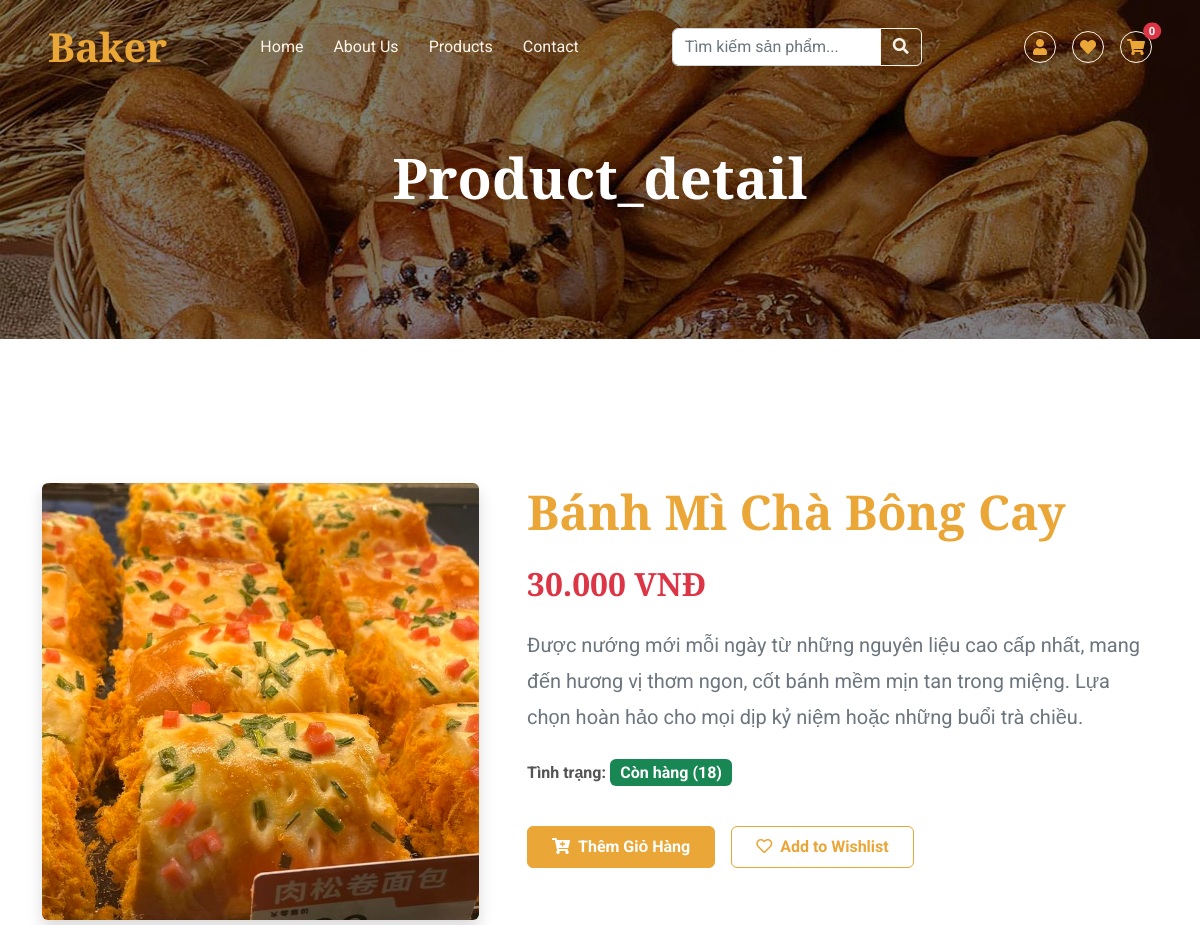
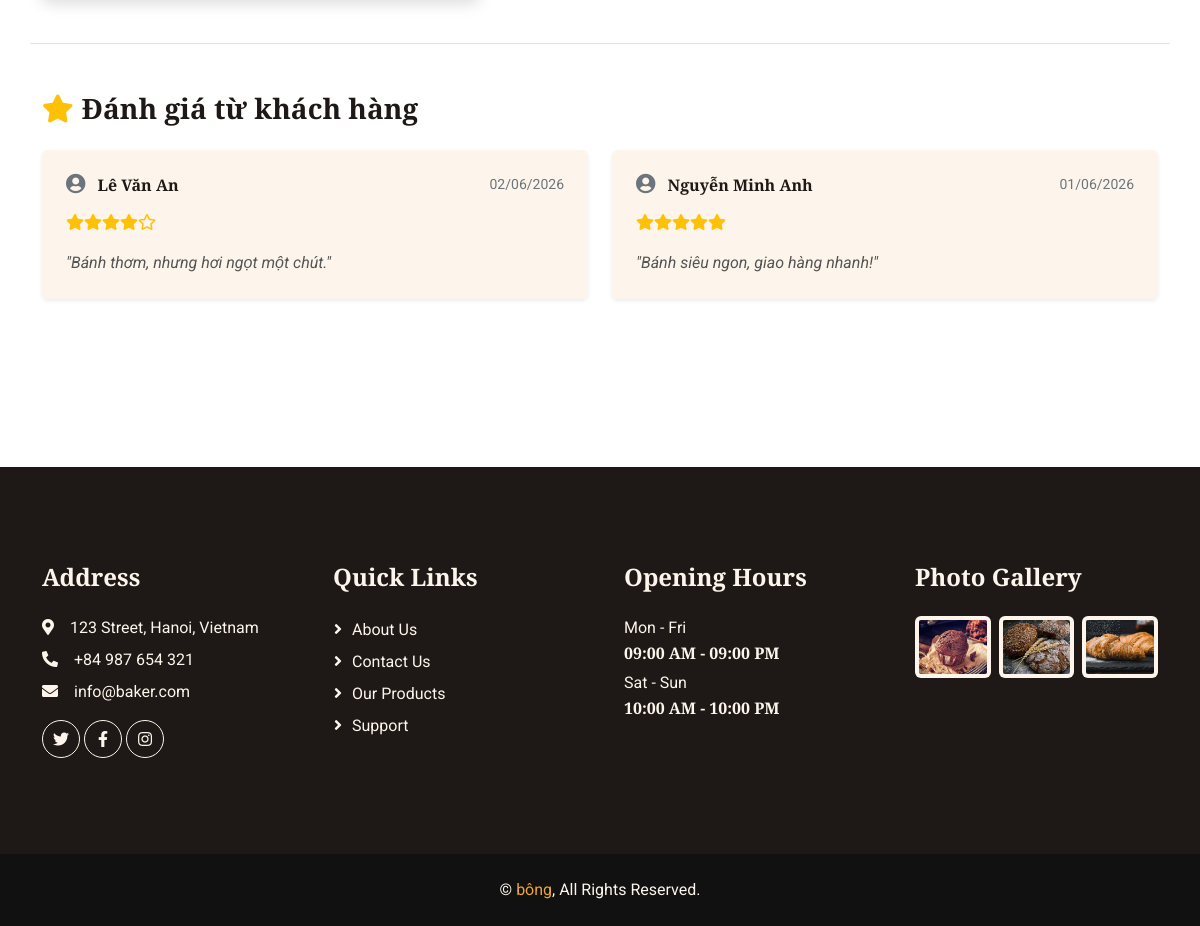
Page /index.php?page=product_detail&id=20 on the committed database (2 pictures, top to bottom).
### tables this page shows
CREATE TABLE `products` (
  `product_id` int(11) NOT NULL,
  `category_id` int(11) DEFAULT NULL,
  `product_name` varchar(255) NOT NULL,
  `price` decimal(10,2) UNSIGNED NOT NULL,
  `description` text DEFAULT NULL,
  `stock_quantity` int(10) UNSIGNED NOT NULL DEFAULT 0,
  `image` varchar(255) NOT NULL,
  `status` tinyint(1) DEFAULT 1
);

CREATE TABLE `reviews` (
  `review_id` int(11) NOT NULL,
  `account_id` int(11) NOT NULL,
  `product_id` int(11) NOT NULL,
  `order_id` int(11) NOT NULL,
  `rating` int(11) NOT NULL CHECK (`rating` >= 1 and `rating` <= 5),
  `comment` text DEFAULT NULL,
  `created_at` timestamp NOT NULL DEFAULT current_timestamp(),
  `status` int(11) DEFAULT 1
);

CREATE TABLE `customers` (
  `customer_id` int(11) NOT NULL,
  `full_name` varchar(100) NOT NULL,
  `address` text DEFAULT NULL,
  `phone_number` varchar(15) DEFAULT NULL,
  `email` varchar(100) DEFAULT NULL
);

### views/product_detail.php (the view, shortened to what this page needs)
<?php
$db = Database::getInstance();
$id = isset($_GET['id']) ? (int)$_GET['id'] : 0;
$query = mysqli_query($db, "SELECT * FROM products WHERE product_id = '$id'");
$product = mysqli_fetch_assoc($query);
$p_name = $product['product_name'] ?? 'Bánh ngon';
$p_price = $product['price'] ?? 0;
$p_img = $product['image'] ?? 'default.jpg';
$p_stock = $product['stock_quantity'] ?? 0;
$p_desc = $product['description'] ?? 'Chưa có mô tả chi tiết cho sản phẩm này.';
$is_favorite = false;
$heart_icon = $is_favorite ? 'fas fa-heart' : 'far fa-heart';
$btn_text = $is_favorite ? 'Favorited' : 'Add to Wishlist';
$sql_reviews = "SELECT r.*, c.full_name
                FROM reviews r
                JOIN customers c ON r.account_id = c.customer_id
                WHERE r.product_id = '$id' AND r.status = 1
                ORDER BY r.created_at DESC";
$reviews_list = mysqli_query($db, $sql_reviews);
include 'header.php';
?>
<div class="container-xxl py-5">
    <div class="container">
        <div class="row g-5">
            <div class="col-lg-5 wow fadeIn" data-wow-delay="0.1s">
                <img class="img-fluid rounded shadow" src="assets/img/<?php echo $p_img; ?>" alt="<?php echo $p_name; ?>" style="width: 100%; object-fit: cover; aspect-ratio: 1/1;" onerror="this.onerror=null; this.src='https://placehold.co/500x500?text=No+Image';">
            </div>
            <div class="col-lg-7 wow fadeIn" data-wow-delay="0.5s">
                <h1 class="display-5 mb-4 text-primary"><?php echo $p_name; ?></h1>
                <h2 class="text-danger mb-4"><?php echo number_format($p_price, 0, ',', '.'); ?> VNĐ</h2>
                <p class="mb-4 fs-5 text-muted" style="line-height: 1.8;">
                    <?php echo nl2br($p_desc); ?>
                </p>
                <p class="mb-4"><strong>Tình trạng:</strong>
                    <?php if ($p_stock > 0): ?>
                        <span class="badge bg-success fs-6">Còn hàng (<?php echo $p_stock; ?>)</span>
                    <?php else: ?>
                        <span class="badge bg-danger fs-6">Hết hàng</span>
                    <?php endif; ?>
                </p>
                <div class="d-flex align-items-center mb-4 pt-3">
                    <div class="d-flex me-3">
                        <button type="button" class="btn btn-primary py-2 px-4 fw-bold" onclick="addToCart(event, <?php echo $id; ?>)" <?php echo ($p_stock <= 0) ? 'disabled' : ''; ?>>
                            <i class="fa fa-cart-plus me-2"></i>Thêm Giỏ Hàng
                        </button>
                    </div>
                    <a href="javascript:void(0);" onclick="toggleFavorite(event, <?php echo $id; ?>, this)" class="btn btn-outline-primary py-2 px-4 fw-bold">
                        <i class="<?php echo $heart_icon; ?> me-2"></i><span class="fav-text"><?php echo $btn_text; ?></span>
                    </a>
                </div>
            </div>
        </div>
        <div class="row mt-5 pt-5 border-top wow fadeInUp" data-wow-delay="0.1s">
            <div class="col-12">
                <h3 class="fw-bold mb-4 text-dark"><i class="fas fa-star me-2 text-warning"></i>Đánh giá từ khách hàng</h3>
                <?php if ($reviews_list && mysqli_num_rows($reviews_list) > 0): ?>
                    <div class="row">
                        <?php while ($rev = mysqli_fetch_assoc($reviews_list)): ?>
                            <div class="col-md-6 mb-4">
                                <div class="card border-0 shadow-sm rounded-3 h-100 bg-light">
                                    <div class="card-body p-4">
                                        <div class="d-flex justify-content-between align-items-center mb-3">
                                            <h6 class="fw-bold text-dark mb-0">
                                                <i class="fas fa-user-circle text-muted me-2 fs-5"></i>
                                                <?php echo htmlspecialchars($rev['full_name']); ?>
                                            </h6>
                                            <small class="text-muted">
                                                <?php echo date('d/m/Y', strtotime($rev['created_at'])); ?>
                                            </small>
                                        </div>
                                        <div class="text-warning mb-3" style="font-size: 1rem;">
                                            <?php
                                            $rating = (int)$rev['rating'];
                                            for ($i = 1; $i <= 5; $i++) {
                                                if ($i <= $rating) {
                                                    echo '<i class="fas fa-star"></i>';
                                                } else {
                                                    echo '<i class="far fa-star"></i>';
                                                }
                                            }
                                            ?>
                                        </div>
                                        <p class="mb-0 text-secondary" style="font-style: italic;">
                                            "<?php echo nl2br(htmlspecialchars($rev['comment'])); ?>"
                                        </p>
                                    </div>
                                </div>
                            </div>
                        <?php endwhile; ?>
                    </div>
                <?php endif; ?>
            </div>
        </div>
        </div>
</div>
<?php include 'footer.php'; ?>

### assets/css/style.css (style rules this page uses)
:root { --primary: #EAA636; --secondary: #545454; --light: #FDF5EB; --dark: #1E1916; }
h4, h5, h6, .h4, .h5, .h6 { font-weight: 600 !important; }
.btn { font-weight: 500; transition: .5s; }
.btn.btn-primary { color: #FFFFFF; }

### rows in the picture
products: image (picture), product_name "Bánh Mì Chà Bông Cay", price "30.000", description "Được nướng mới mỗi ngày từ những nguyên liệu cao cấp nhất, mang đến hương vị thơm ngon, cốt bánh mềm mịn tan trong miệng. Lựa chọn hoàn hảo cho mọi dịp kỷ niệm hoặc những buổi trà chiều.", stock_quantity "18"
reviews: customers.full_name "Lê Văn An", created_at "02/06/2026", rating 4 (drawn), comment "Bánh thơm, nhưng hơi ngọt một chút."
reviews: customers.full_name "Nguyễn Minh Anh", created_at "01/06/2026", rating 5 (drawn), comment "Bánh siêu ngon, giao hàng nhanh!"

### other values in the picture
$cart_count "0"
$current_page "Product_detail"
$btn_text "Add to Wishlist"
